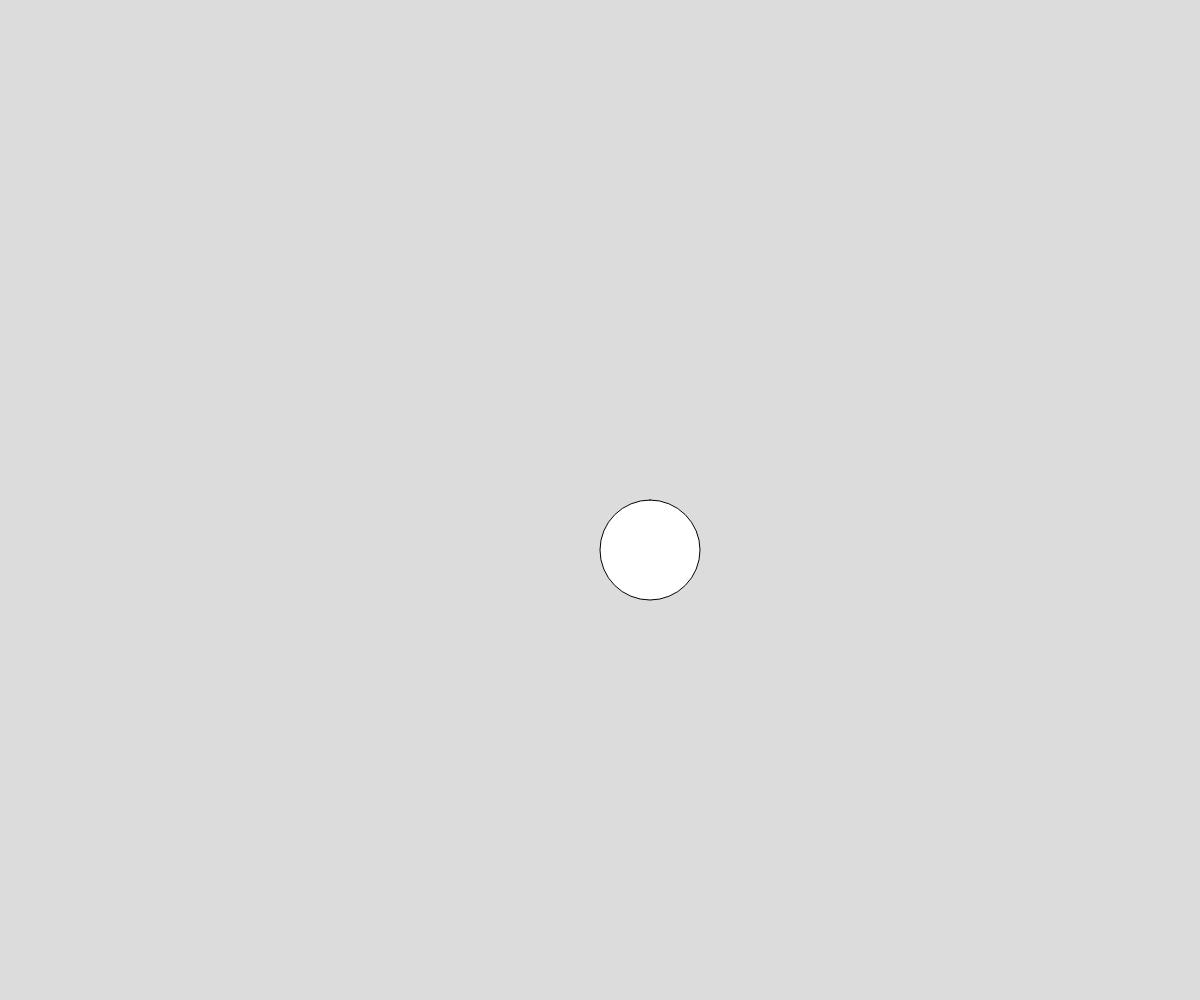
Frame 1 (no input)
Frame 60 (no input): identical to frame 1, image omitted
Frame 120 (the mouse pressed at the canvas centre since frame 60): identical to frame 1, image omitted

The p5.js sketch that drew this single still picture (run headless with seeded random() and noise() and a simulated clock; from frame 60 on, the mouse is pressed at the canvas centre):

// p5.js sketch
// ── sketch.js
// Project Title
// Your Name
// Date
//
// Extra for Experts:
// - describe what you did to take this project "above and beyond"


function setup() {
  createCanvas(windowWidth, windowHeight);
}

function draw() {
  background(220);
  square(width / 2, height / 2, 100, 100);
}
